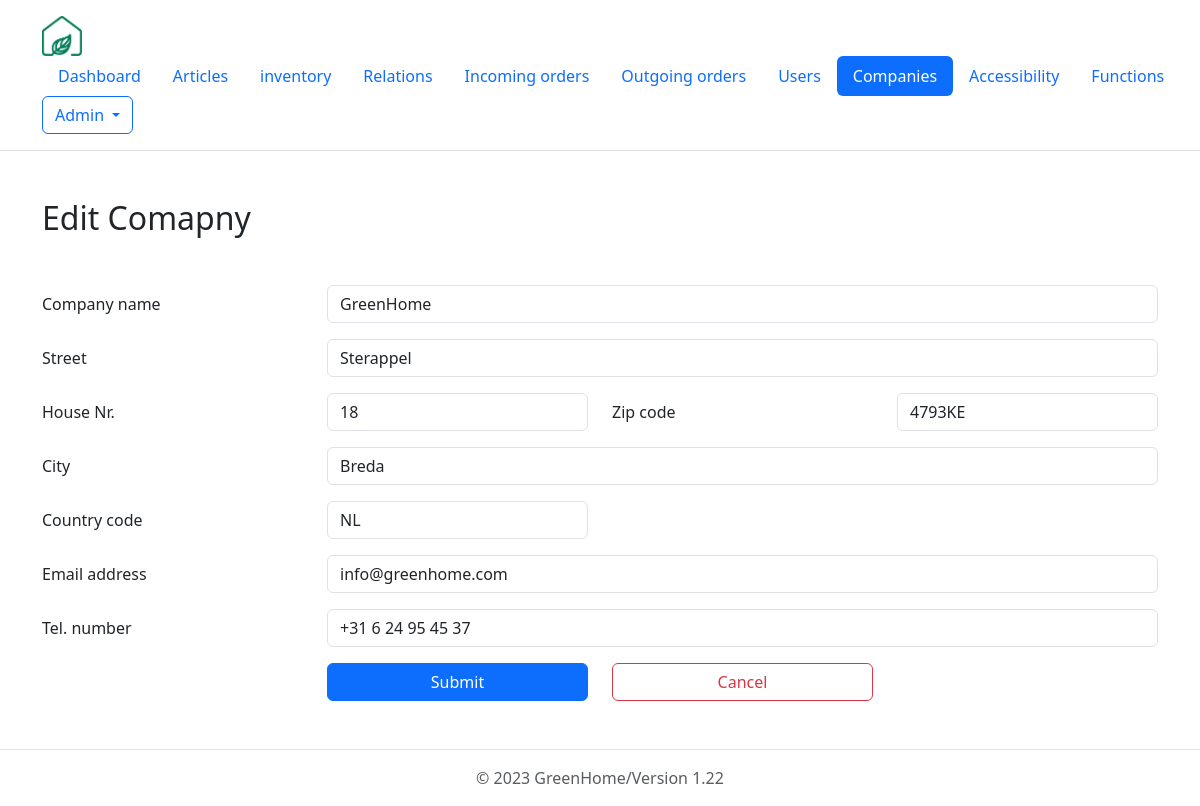
The app's page /php/companies/GUI_companyEditor.php?id=1 (signed in) with its own data.
### tables this page shows
CREATE TABLE companies (
  id int(10) NOT NULL, 
  name varchar(255) NOT NULL, 
  street varchar(255) NOT NULL, 
  house_nr varchar(10), 
  zipcode varchar(50) NOT NULL, 
  city varchar(255) NOT NULL, 
  country_code char(2) NOT NULL, 
  email_adress varchar(320) NOT NULL UNIQUE, 
  phone_number varchar(22) NOT NULL 
);

### php/companies/GUI_companyEditor.php (the view, shortened to what this page needs)
<?php
require_once '../include/db_connect.php';
$name = "";
$street = "";
$house_nr = "";
$zipcode = "";
$city = "";
$country_code = "";
$email_adress =  "";
$phone_number = "";
if($_SERVER['REQUEST_METHOD'] == 'GET'){
    $id = $_GET["id"];
    $sql = "SELECT * FROM companies WHERE id=$id";
    $result = $connection->query($sql);
    $row = $result->fetch_assoc();
    $name = $row["name"];
    $street = $row["street"];
    $house_nr = $row["house_nr"];
    $zipcode = $row["zipcode"];
    $city = $row["city"];
    $country_code = $row["country_code"];
    $email_adress =  $row["email_adress"];
    $phone_number = $row["phone_number"];
}
?>
<html lang="en">
  <head>
    <link href="https://cdn.jsdelivr.net/npm/bootstrap@5.3.0-alpha1/dist/css/bootstrap.min.css" rel="stylesheet">
  </head>
  <header class="p-3 mb-3 border-bottom">
    <div class="container">
      <div class="d-flex flex-wrap align-items-center justify-content-center justify-content-lg-start">
        <a href="../../dashboard.php" class="d-flex align-items-center mb-2 mb-lg-0 text-dark text-decoration-none me-5">
          <img src="../../images/logo.png" alt="company logo" srcset="" width="40" height="40">
        </a>
        <ul class="nav col-12 col-lg-auto me-lg-auto mb-2 justify-content-center mb-md-0 nav-pills">
          <li class="nav-item"><a href="../../dashboard.php" class="nav-link">Dashboard</a></li>
          <li class="nav-item"><a href="../articles/GUI_articles.php" class="nav-link" >Articles</a></li>
          <li class="nav-item"><a href="../stock/GUI_stock.php" class="nav-link" aria-current="page" >inventory</a></li>
          <li class="nav-item"><a href="../relations/GUI_relations.php" class="nav-link" aria-current="page" >Relations</a></li>
          <li class="nav-item"><a href="../incoming_orders/GUI_incoming.php" class="nav-link">Incoming orders</a></li>
          <li class="nav-item"><a href="../outgoing_orders/GUI_outgoing.php" class="nav-link" >Outgoing orders</a></li>
          <li class="nav-item"><a href="../users/GUI_users.php" class="nav-link">Users</a></li>
          <li class="nav-item "><a class="nav-link active" href="../companies/GUI_companies.php">Companies</a></li>
          <li class="nav-item "><a class="nav-link " href="../accessibilities/GUI_accessibilities.php"">Accessibility</a></li>
          <li class="nav-item "><a class="nav-link" href="../functions/GUI_functions.php"">Functions</a></li>
        </ul>
        <?php
          if(isset($_SESSION['user_id'])):?>
            <div class='dropdown text-end'>
              <button class="btn btn-outline-primary dropdown-toggle" type="button" data-bs-toggle="dropdown" aria-expanded="false">
              <?=$_SESSION['user_name']?>
              </button>
            </div>
          <?php else :?>
            <div class='nav-item ml-auto'>
            <a href='../users/GUI_login.php' class='btn btn-outline-primary'>Login</a>
            </div>
          <?php endif;?>
      </div>
    </div>
  </header>
  <body>
    <div class="container my-5">
      <h2 class="mb-5">Edit Comapny</h2>
      <form method="POST" action="controller_company.php?action=edit">
        <div class="row mb-3">
          <label class="col-form-label col-sm-3">Company name</label>
          <div class="col-sm-9">
            <input type="text" class="form-control" name="name" value="<?php echo $name; ?>" required>
          </div>
        </div>
        <div class="row mb-3">
          <label class="col-form-label col-sm-3">Street</label>
          <div class="col-sm-9">
            <input type="text" class="form-control" name="street" required value="<?php echo $street;?>">
          </div>
        </div>
        <div class="row mb-3">
          <label class="col-form-label col-sm-3">House Nr.</label>
          <div class="col-sm-3">
            <input type="text" maxlength="10" class="form-control" name="house_nr" value="<?php echo $house_nr;?>">
          </div>
          <label class="col-form-label col-sm-3">Zip code</label>
          <div class="col-sm-3">
            <input type="text" class="form-control" name="zipcode" required value="<?php echo $zipcode;?>">
          </div>
        </div>
        <div class="row mb-3">
          <label class="col-form-label col-sm-3">City</label>
          <div class="col-sm-9">
            <input type="text" class="form-control" name="city" required value="<?php echo $city;?>">
          </div>
        </div>
        <div class="row mb-3">
          <label class="col-form-label col-sm-3">Country code</label>
          <div class="col-sm-3">
            <input type="text"  maxlength="2" class="form-control" name="country_code" required value="<?php echo $country_code;?>">
          </div>
        </div>
        <div class="row mb-3">
          <label class="col-form-label col-sm-3">Email address</label>
          <div class="col-sm-9">
            <input type="email" class="form-control" name="email_adress" required value="<?php echo $email_adress;?>">
          </div>
        </div>
        <div class="row mb-3">
          <label class="col-form-label col-sm-3">Tel. number</label>
          <div class="col-sm-9">
            <input type="tel" pattern="^[+]*[(]{0,1}[0-9]{1,4}[)]{0,1}[-\s\./0-9]*$" class="form-control" name="phone_number" required value="<?php echo $phone_number;?>">
          </div>
        </div>
        <div class="row mb-3">
          <div class="offset-sm-3 col-sm-3 d-grid">
            <button type="submit" class="btn btn-primary">Submit</button>
          </div>
          <div class="col-sm-3 d-grid">
            <a href="GUI_companies.php" class="btn btn-outline-danger" role="button">Cancel</a>
          </div>
        </div>
      </form>
    </div>
  </body>
  <?php
  require_once '..\include\footer.php'?>
</html>

### records on screen
companies: name "GreenHome", street "Sterappel", house_nr "18", zipcode "4793KE", city "Breda", country_code "NL", email_adress "info@greenhome.com", phone_number "+31 6 24 95 45 37"

### other values on screen
$_SESSION['user_name'] "Admin"
